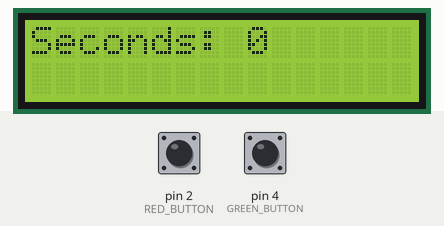
A sketch run on a simulated Arduino Uno, built with avr-gcc and run on an emulated ATmega328P. Shown: 16×2 character LCD. Inputs (shaded band) come from the test bench; at power-on: pin 4 (GREEN_BUTTON) HIGH, pin 2 (RED_BUTTON) HIGH.

Above: at 1.2 s.
1.3 s: pin 4 (GREEN_BUTTON) pulled LOW for 0.15 s
At 2.8 s:
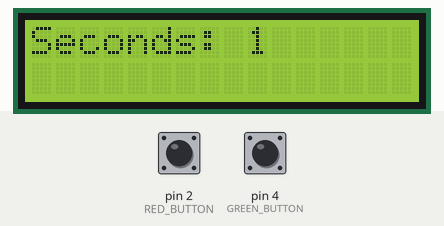
4.4 s: pin 2 (RED_BUTTON) pulled LOW for 0.15 s
At 5.5 s:
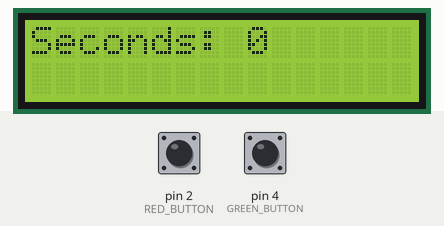
6.0 s: pin 4 (GREEN_BUTTON) pulled LOW for 1 s
At 8.7 s:
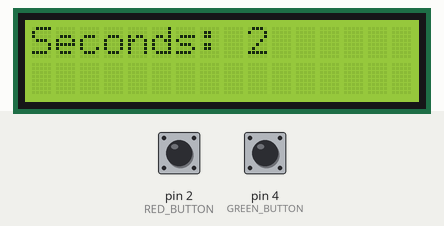
Timing chart, 0 to 10.2 s (numbered marks = the images above; inputs shaded):
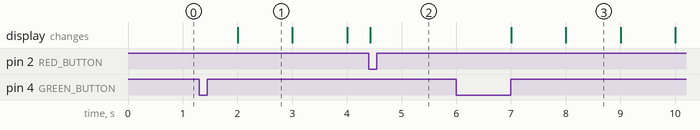

The sketch:

EX3.ino
```cpp
#include <LiquidCrystal_I2C.h>

LiquidCrystal_I2C lcd(0x27, 16, 2);

#define RED_BUTTON 2
#define GREEN_BUTTON 4

bool working = false;
bool display = true;
int seconds = 0;

void initButtons()
{
    pinMode(RED_BUTTON, INPUT_PULLUP);
    pinMode(GREEN_BUTTON, INPUT_PULLUP);
}

void displayTime()
{
  lcd.setCursor(9, 0);
  lcd.print(seconds);
}

void measureTime() {
  const unsigned long timeInterval = 1000UL;
    static unsigned long lastTime = 0UL;

    if (millis() - lastTime >= timeInterval){
      if(working){
        seconds++;
      }

      lastTime += timeInterval;
    }
}

#define DEBOUNCE_PERIOD 10UL

bool isRedButtonPressed(){
    static int debounced_button_state = HIGH;
    static int previous_reading = HIGH;
    static unsigned long last_change_time = 0UL;
    bool isPressed = false;

    int current_reading = digitalRead(RED_BUTTON);

    if (previous_reading != current_reading){
      last_change_time = millis();
    }

    if (millis() - last_change_time > DEBOUNCE_PERIOD){
      if (current_reading != debounced_button_state){
        if (debounced_button_state == HIGH && current_reading == LOW) {
          isPressed = true;
        }
        debounced_button_state = current_reading;
      }
    }

    previous_reading = current_reading;

    return isPressed;
}

bool isGreenButtonPressed(){
    static int debounced_button_state = HIGH;
    static int previous_reading = HIGH;
    static unsigned long last_change_time = 0UL;
    bool isPressed = false;

    int current_reading = digitalRead(GREEN_BUTTON);

    if (previous_reading != current_reading){
      last_change_time = millis();
    }

    if (millis() - last_change_time > DEBOUNCE_PERIOD){
      if (current_reading != debounced_button_state){
        if (debounced_button_state == HIGH && current_reading == LOW) {
          isPressed = true;
        }
        debounced_button_state = current_reading;
      }
    }

    previous_reading = current_reading;

    return isPressed;
}


void resetTimer()
{
  seconds = 0;
  working = false;
  lcd.clear();
  lcd.setCursor(0, 0);
  lcd.print("Seconds: 0");
}

void setup()
{
    initButtons();

    lcd.init();
    lcd.backlight();

    lcd.print("Seconds: 0");
    lcd.setCursor(9, 0);
}

void loop(){
  measureTime();

  if (display) displayTime();

  if(isGreenButtonPressed()) {
     if (!working && display) working = !working;
     else if(working && display) display = !display;
     else if (working && !display) display = !display;
  }

  if(isRedButtonPressed()) {
    resetTimer();
    working = false;
    display = true;
  }
}
```

Measured:
- after the input at 1.3 s, the display: changes after 0.70 s (image 1)
- after the input at 4.4 s, the display: changes at once (image 2)
- after the input at 6.0 s, the display: first changes after 1.0 s (image 3 shows a later state)
- what the display in image 1 shows lasts 1.0 s, from 2.0 s to 3.0 s
